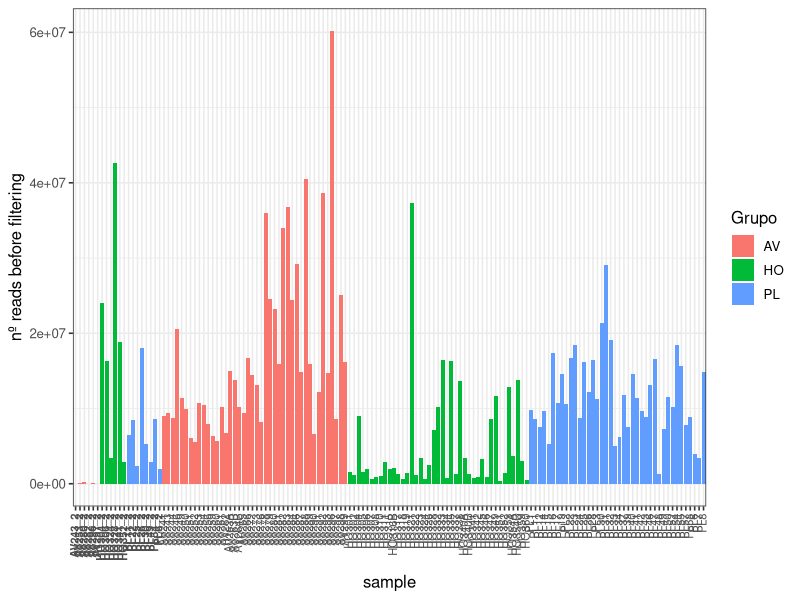

Source code (R):
library(tidyverse)
library(here)
library(ggtext)

# -----------------------------
# Cargar datos
# -----------------------------
df <- read_delim(
  here("MultiQC_reports", "read_counts.csv"),
  delim = ";"
)

# -----------------------------
# Filtrar y limpiar columnas
# -----------------------------
df_clean <- df %>%
  filter(!str_ends(sample, ".rem")) %>%      # eliminar *.rem
  select(-R2_reads, -`difference `) %>%         # eliminar columnas
  mutate(
    group = case_when(
      str_starts(sample, "HO") ~ "HO",
      str_starts(sample, "AV") ~ "AV",
      str_starts(sample, "PL") ~ "PL",
      TRUE ~ "Other"
    ),
    is_2 = if_else(str_ends(sample, "_2"), TRUE, FALSE)
  )

# -----------------------------
# Ordenar samples por grupo
# -----------------------------
df_clean <- df_clean %>%
  arrange(group, is_2, sample) %>%
  mutate(sample = factor(sample, levels = sample))

# -----------------------------
# Etiquetas del eje X con _2 en negrita
# -----------------------------
df_clean <- df_clean %>%
  mutate(
    sample_label = if_else(
      is_2,
      paste0("<b>", sample, "</b>"),
      sample
    )
  )

# -----------------------------
# Gráfico
# -----------------------------
ggplot(df_clean, aes(x = sample_label, y = R1_reads, fill = group)) +
  geom_col() +
  scale_x_discrete(guide = guide_axis(angle = 90)) +
  labs(
    x = "sample",
    y = "nº reads before filtering",
    fill = "Grupo"
  ) +
  theme_bw(base_size = 12) +
  theme(
    axis.text.x = element_markdown(size = 8),  # permitir negrita selectiva
    axis.title.x = element_text(margin = margin(t = 10))
  )
